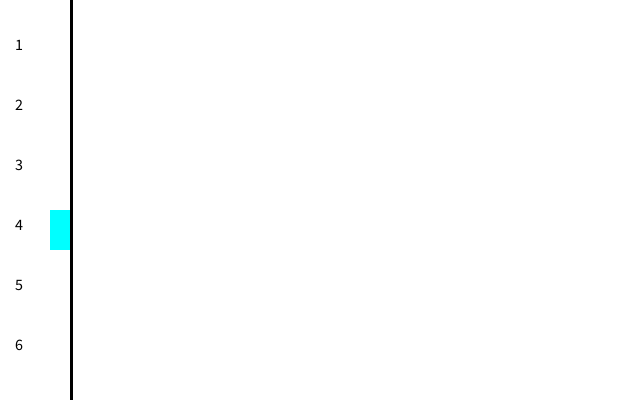
Frame 1 (no input)
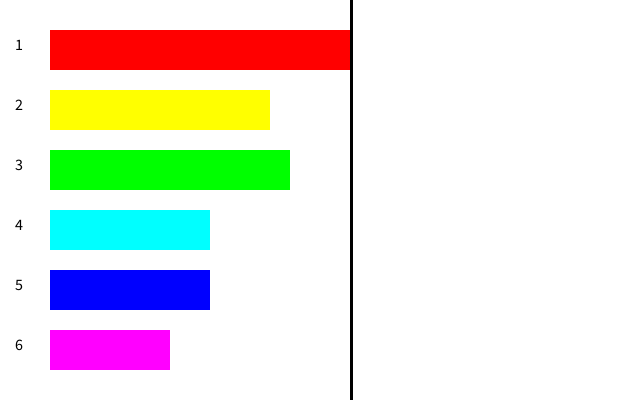
Frame 60 (the mouse pressed at the canvas centre just before this capture)
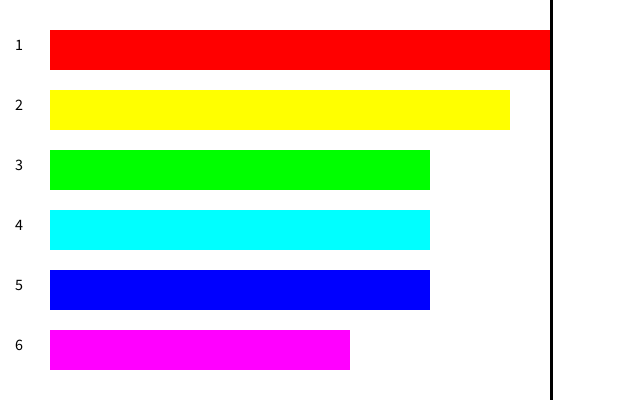
Frame 120 (the mouse held since frame 60 and released just before this capture)

The Processing sketch that drew these frames (run headless with seeded random() and noise(); from frame 60 on, the mouse is pressed at the canvas centre):

// Processing sketch: drawLineToMaximamBar
// ── drawLineToMaximamBar.pde
final int fps = 24;          // フレーム数/秒  (1フレームごとにサイコロを振る前提)
final int dY = 60;           // 行の間隔
final int dH = 20;           // 度数1当りの棒グラフの長さ
final int w = 40;            // 棒の幅
final int m = 6;             // サイコロの目の最大値
final int marginTop = 50;    // 上の余白
final int marginLeft = 50;   // 左の余白 (文字を除く)
final int marginChar = 15;   // 文字の左余白
int[] freq;            // サイコロの目ごとの回数を格納

void setup () {
  size(640, 400);
  frameRate(fps);
  noStroke();
  background(255, 255, 255);
  colorMode(HSB, 360, 100, 100);
  freq = new int[m];
}

void draw() {
  background(0, 0, 100);
  freq[(int)random(0, m)]++;          // 0-(m-1) の乱数を添字とする(小数点以下切り捨て)
  for (int i = 0; i < freq.length; i++) {
    int y = marginTop + i * dY;       // 棒の中心のy座標
    int h = freq[i] * dH;             // 棒の高さ(x方向)
    if (marginLeft + h + dH > width) {    // 次が書けないほど右に来ているか? (width はウィンドウの幅)
      fill(0, 0, 0);                  // 色を黒に変更
      noLoop();                       // 次から draw() を呼び出さない
    } else {
      fill(360.0 * i / m, 100, 100);  // 棒ごとに色相を変更
    }
    rect(marginLeft, y - w / 2, h, w);
    fill(0, 0, 0);                    // 文字の色は黒
    textSize(16);
    text(i + 1, marginChar, y);       // 棒の左に i + 1 を表示
  }
  // 最大値を表す縦棒を描く
  rect(marginLeft + maximum(freq) * dH, 0, 3, height);
}

int maximum(int[] a) {
  int result = 0;
  for (int i = 0; i < a.length; i++) {
    if (a[i] > result) {
      result = a[i];
    }
  }
  return result;
}
